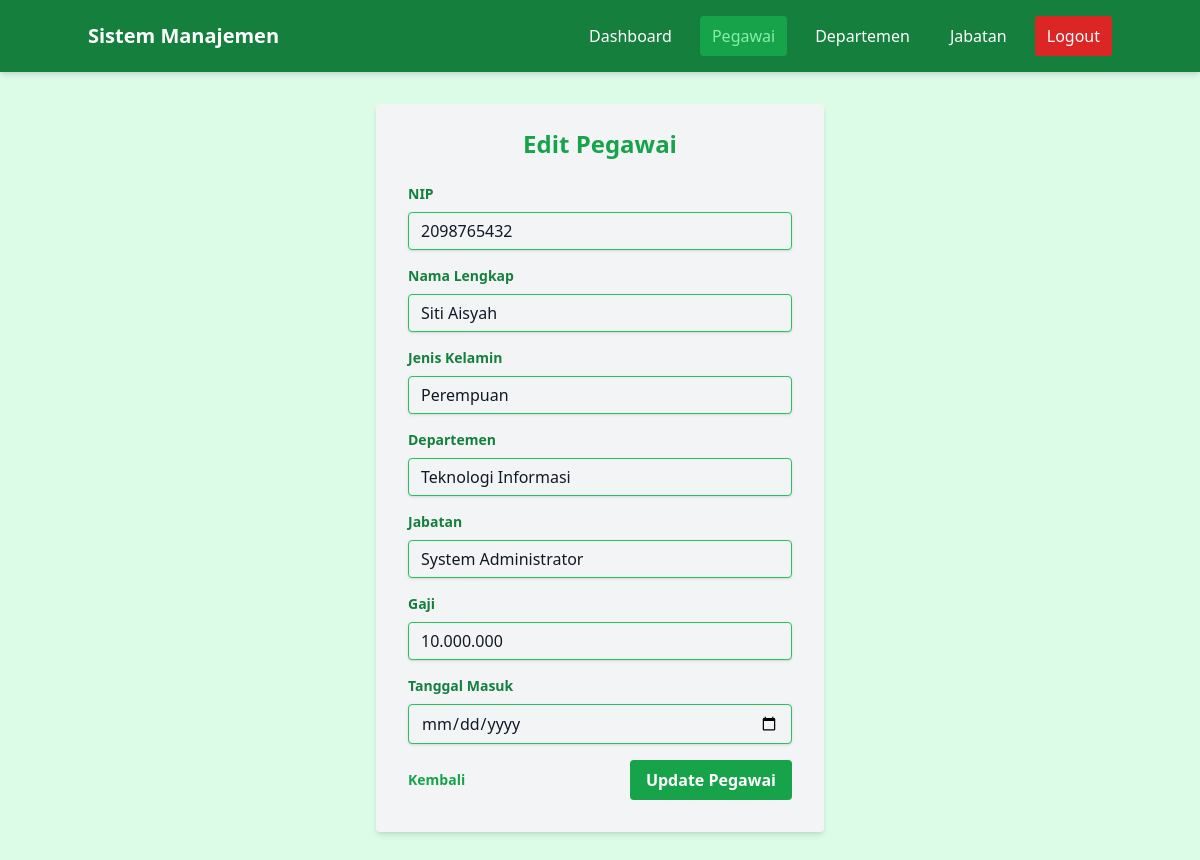
The page /pages/pegawai/edit.php?id=2 (signed in) on the database its author committed.
### tables this page shows
CREATE TABLE `pegawai` (
  `id` int(11) NOT NULL,
  `nip` varchar(50) NOT NULL,
  `nama` varchar(100) NOT NULL,
  `id_departemen` int(11) DEFAULT NULL,
  `id_jabatan` int(11) DEFAULT NULL,
  `gaji` decimal(10,2) DEFAULT NULL,
  `jenis_kelamin` enum('Laki-laki','Perempuan') DEFAULT NULL,
  `tanggal_masuk` date DEFAULT NULL
);

CREATE TABLE `departemen` (
  `id` int(11) NOT NULL,
  `nama_departemen` varchar(100) NOT NULL,
  `deskripsi` text DEFAULT NULL
);

CREATE TABLE `jabatan` (
  `id` int(11) NOT NULL,
  `nama_jabatan` varchar(100) NOT NULL,
  `id_departemen` int(11) DEFAULT NULL,
  `gaji` decimal(10,2) DEFAULT NULL
);

### pages/pegawai/edit.php (the view, shortened to what this page needs)
<?php
include '../../tampilan/navbar.php';
require_once '../../config/config.php';
$id = mysqli_real_escape_string($koneksi, $_GET['id']);
$query = "SELECT * FROM pegawai WHERE id = '$id'";
$result = mysqli_query($koneksi, $query);
$pegawai = mysqli_fetch_assoc($result);
$query_departemen = "SELECT * FROM departemen";
$result_departemen = mysqli_query($koneksi, $query_departemen);
$query_jabatan = "SELECT * FROM jabatan";
$result_jabatan = mysqli_query($koneksi, $query_jabatan);
?>
<div class="container mx-auto px-4 py-8">
    <div class="max-w-md mx-auto bg-gray-100 shadow-md rounded px-8 pt-6 pb-8 mb-4">
        <h2 class="text-2xl font-bold mb-6 text-center text-green-600">Edit Pegawai</h2>
        <form action="../../proses/pegawai/edit.php" method="POST" class="space-y-4">
            <div>
                <label for="nip" class="block text-green-700 text-sm font-bold mb-2">NIP</label>
                <input
                    type="text"
                    id="nip"
                    name="nip"
                    required
                    value="<?php echo htmlspecialchars($pegawai['nip']); ?>"
                    class="shadow appearance-none border border-green-500 bg-gray-100 text-gray-900 rounded w-full py-2 px-3 leading-tight focus:outline-none focus:ring-2 focus:ring-green-400"
                    placeholder="Nomor Induk Pegawai"
                >
            </div>
            <div>
                <label for="nama" class="block text-green-700 text-sm font-bold mb-2">Nama Lengkap</label>
                <input
                    type="text"
                    id="nama"
                    name="nama"
                    required
                    value="<?php echo htmlspecialchars($pegawai['nama']); ?>"
                    class="shadow appearance-none border border-green-500 bg-gray-100 text-gray-900 rounded w-full py-2 px-3 leading-tight focus:outline-none focus:ring-2 focus:ring-green-400"
                    placeholder="Nama Lengkap Pegawai"
                >
            </div>
            <div>
                <label for="jenis_kelamin" class="block text-green-700 text-sm font-bold mb-2">Jenis Kelamin</label>
                <select
                    id="jenis_kelamin"
                    name="jenis_kelamin"
                    required
                    class="shadow appearance-none border border-green-500 bg-gray-100 text-gray-900 rounded w-full py-2 px-3 leading-tight focus:outline-none focus:ring-2 focus:ring-green-400"
                >
                    <option value="Perempuan" <?php echo $pegawai['jenis_kelamin'] == 'Perempuan' ? 'selected' : ''; ?>>Perempuan</option>
                </select>
            </div>
            <div>
                <label for="id_departemen" class="block text-green-700 text-sm font-bold mb-2">
                    Departemen
                </label>
                <select
                    id="id_departemen"
                    name="id_departemen"
                    required
                    class="shadow appearance-none border border-green-500 bg-gray-100 text-gray-900 rounded w-full py-2 px-3 leading-tight focus:outline-none focus:ring-2 focus:ring-green-400"
                >
                    <?php while($departemen = mysqli_fetch_assoc($result_departemen)): ?>
                        <option
                            value="<?php echo $departemen['id']; ?>"
                            <?php echo ($departemen['id'] == $pegawai['id_departemen']) ? 'selected' : ''; ?>
                        >
                            <?php echo htmlspecialchars($departemen['nama_departemen']); ?>
                        </option>
                    <?php endwhile; ?>
                </select>
            </div>
            <div>
                <label for="id_jabatan" class="block text-green-700 text-sm font-bold mb-2">
                    Jabatan
                </label>
                <select
                    id="id_jabatan"
                    name="id_jabatan"
                    required
                    class="shadow appearance-none border border-green-500 bg-gray-100 text-gray-900 rounded w-full py-2 px-3 leading-tight focus:outline-none focus:ring-2 focus:ring-green-400"
                >
                    <?php
                    mysqli_data_seek($result_jabatan, 0);
                    while($jabatan = mysqli_fetch_assoc($result_jabatan)):
                    ?>
                        <option
                            value="<?php echo $jabatan['id']; ?>"
                            <?php echo ($jabatan['id'] == $pegawai['id_jabatan']) ? 'selected' : ''; ?>
                        >
                            <?php echo htmlspecialchars($jabatan['nama_jabatan']); ?>
                        </option>
                    <?php endwhile; ?>
                </select>
            </div>
            <div>
                <label for="gaji" class="block text-green-700 text-sm font-bold mb-2">Gaji</label>
                <input
                    type="text"
                    id="gaji"
                    name="gaji"
                    required
                    value="<?php echo number_format($pegawai['gaji'], 0, ',', '.'); ?>"
                    class="shadow appearance-none border border-green-500 bg-gray-100 text-gray-900 rounded w-full py-2 px-3 leading-tight focus:outline-none focus:ring-2 focus:ring-green-400"
                    placeholder="Contoh: 5.000.000"
                    onkeyup="formatRupiah(this)"
                >
            </div>
            <div>
                <label for="tanggal_masuk" class="block text-green-700 text-sm font-bold mb-2">
                    Tanggal Masuk
                </label>
                <input
                    type="date"
                    id="tanggal_masuk"
                    name="tanggal_masuk"
                    required
                    class="shadow appearance-none border border-green-500 bg-gray-100 text-gray-900 rounded w-full py-2 px-3 leading-tight focus:outline-none focus:ring-2 focus:ring-green-400"
                >
            </div>
            <div class="flex items-center justify-between">
                <a
                    href="index.php"
                    class="inline-block align-baseline font-bold text-sm text-green-600 hover:text-green-800"
                >
                    Kembali
                </a>
                <button
                    type="submit"
                    class="bg-green-600 hover:bg-green-700 text-white font-bold py-2 px-4 rounded focus:outline-none focus:shadow-outline"
                >
                    Update Pegawai
                </button>
            </div>
        </form>
    </div>
</div>
</body>
</html>

### rows shown on the page
pegawai: nip "2098765432", nama "Siti Aisyah", jenis_kelamin "Perempuan", id_departemen "Teknologi Informasi", id_jabatan "System Administrator", gaji "10.000.000"
